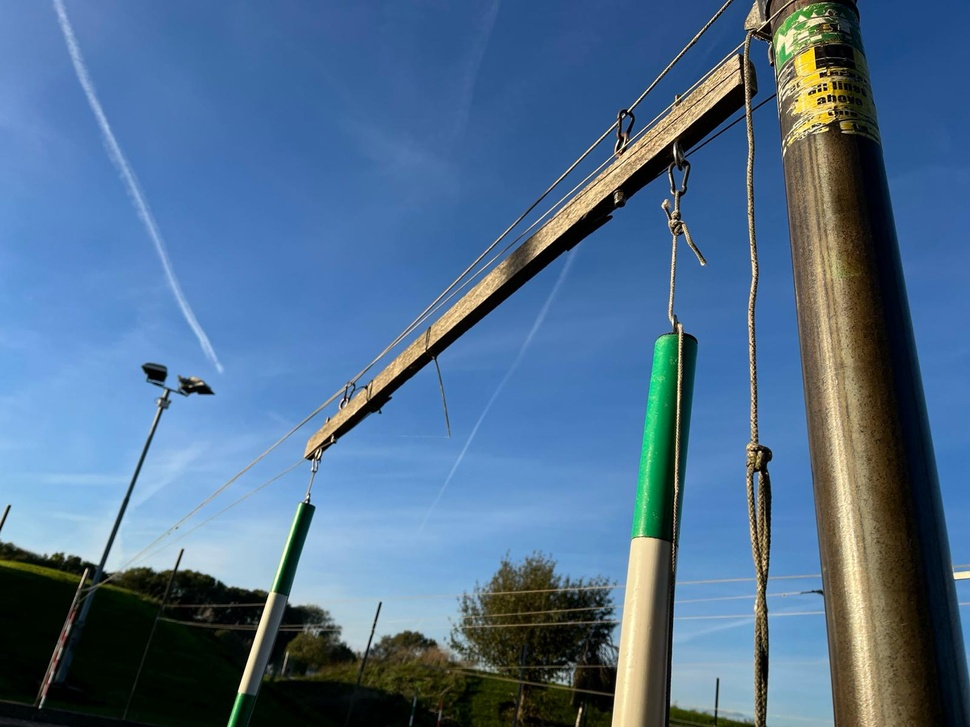
#> input picture IMG-20240223-WA0002.jpg, 970 x 727 px, shrunk from 1600 x 1200 before the run, given in place of the camera
$ python OpenCV_Detect_Colours.py
#> lines starting #> are read from the running program, lines starting #| are printed output that depends on the picture; after the words box and inside, x2 and y2 are one past the last pixel; in counts of white or black regions, pixels touching at a corner belong together
import cv2
import numpy as np

camera = cv2.VideoCapture(0) #Open Pi Camera
direction = ""

prev_centroid = None
prev_cX = None

while(1):
    ret, frame = camera.read() #Read Pi Camera
#> frame is the input picture: shape (727, 970, 3); mean B, G, R 141.8, 110.4, 79.5

    hsv = cv2.cvtColor(frame, cv2.COLOR_BGR2HSV) #Convert to HSV colour range
#> hsv: shape (727, 970, 3); mean H, S, V 87.6, 143.6, 150.1

    # Define Green
    lower_green_boundary = np.array([25, 52, 45]) #HSV Values for Green (Lower End)
    upper_green_boundary = np.array([102, 255, 255]) #HSV Values for Green (Upper End)
    green_mask = cv2.inRange(hsv, lower_green_boundary, upper_green_boundary) #Mask Green in Live View
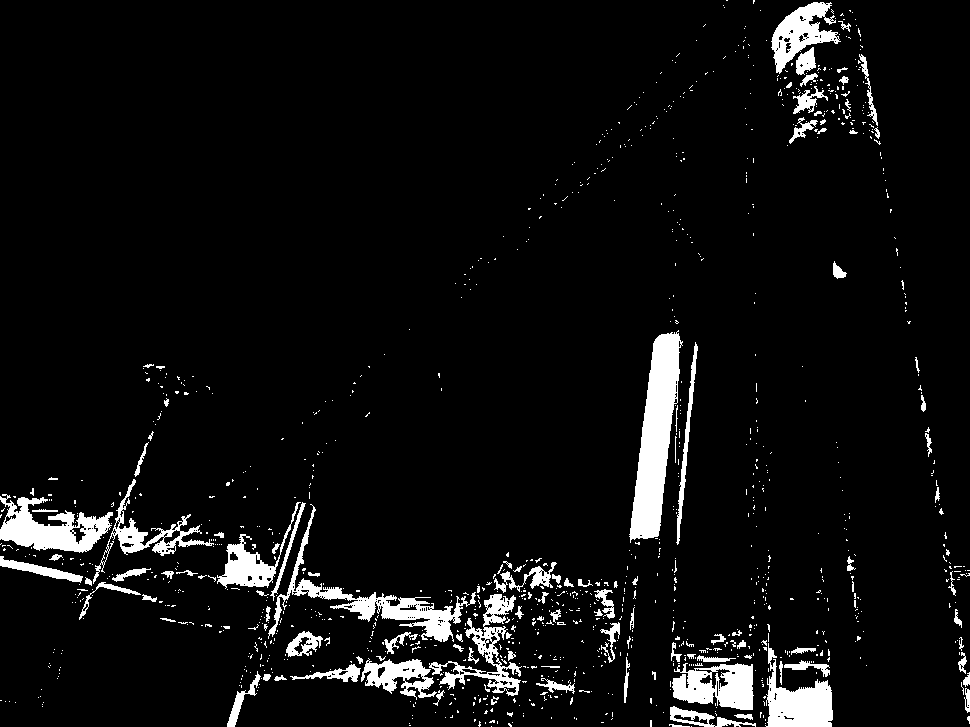
#> green_mask: shape (727, 970); 6% white; 1159 white regions (1046 under 20 px)
    green = cv2.bitwise_and(frame, frame, mask=green_mask) #combines two shades
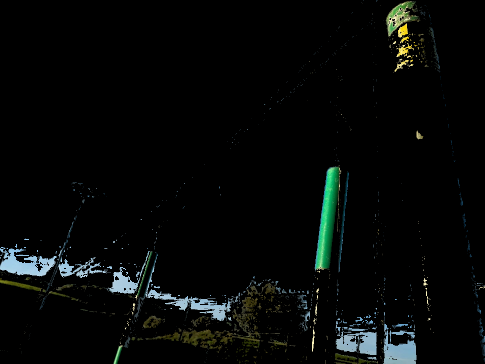
#> green: shape (727, 970, 3) (shown at 1/2 size); mean B, G, R 7.5, 8.3, 6.2
    green_contours, _ = cv2.findContours(green_mask, cv2.RETR_EXTERNAL, cv2.CHAIN_APPROX_SIMPLE)
#> green_contours = 1158 contours, 1082 with area under 20; largest, box (x1, y1, x2, y2) and area: (629, 330, 683, 543) 5643, (0, 494, 113, 553) 3244, (268, 504, 476, 642) 3204, (672, 663, 754, 710) 2748, (765, 643, 833, 727) 2604

    # Define Red
    lower_red_boundary = np.array([161, 155, 84]) #HSV Values for Red (Lower End)
    upper_red_boundary = np.array([179, 255, 255]) #HSV Values for Red (Upper End)
    red_mask = cv2.inRange(hsv, lower_red_boundary, upper_red_boundary) #Mask Red in Live View
#> red_mask: shape (727, 970); every value is 0
    red = cv2.bitwise_and(frame, frame, mask=red_mask) #combines two shades
#> red: shape (727, 970, 3); every value is 0
    red_contours, _ = cv2.findContours(red_mask, cv2.RETR_EXTERNAL, cv2.CHAIN_APPROX_SIMPLE)
#> red_contours = []

    # Define White
    lower_white_boundary = np.array([0, 0, 200])
    upper_white_boundary = np.array([179, 30, 255])
    white_mask = cv2.inRange(hsv, lower_white_boundary, upper_white_boundary) #Mask Green in Live View
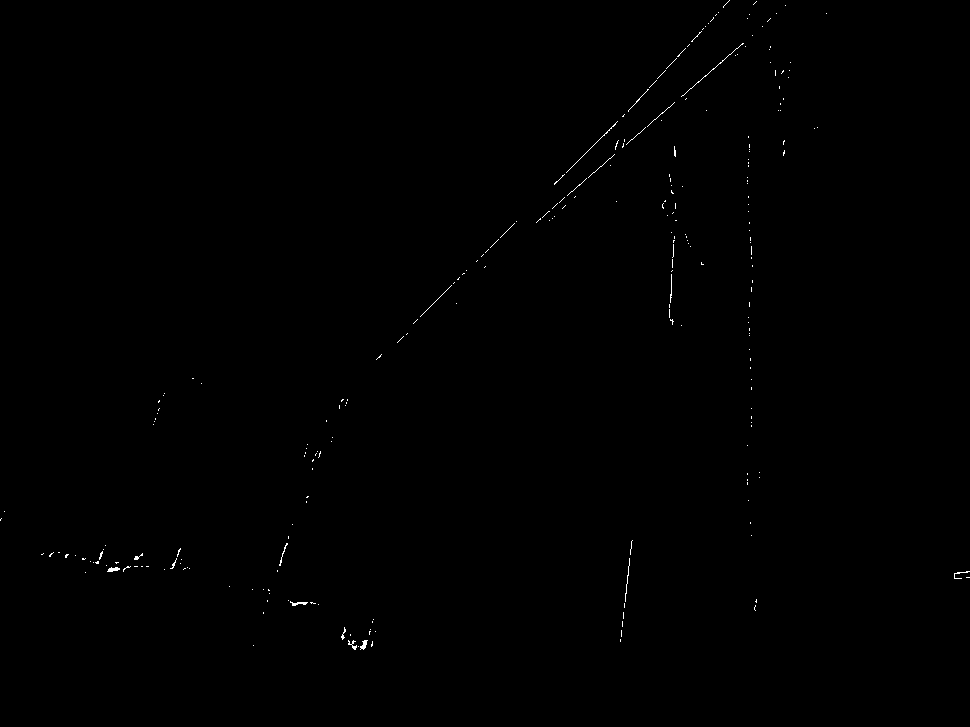
#> white_mask: shape (727, 970); 0.21% white in thin lines or dots, all inside (x1, y1, x2, y2) = (0, 0, 970, 650)
    white_contours, _ = cv2.findContours(white_mask, cv2.RETR_EXTERNAL, cv2.CHAIN_APPROX_SIMPLE)
#> white_contours = 258 contours, 255 with area under 20; largest, box (x1, y1, x2, y2) and area: (360, 640, 368, 650) 29, (107, 567, 120, 572) 29, (290, 601, 308, 606) 24

    if red_contours:
        x, y, w, h = cv2.boundingRect(red_contours[0])

        largest_contour = max(red_contours, key=cv2.contourArea)

        M = cv2.moments(largest_contour)

        if M["m00"] != 0:
            cX = int(M["m10"] / M["m00"])
            cY = int(M["m01"] / M["m00"])
        else:
            cX, cY = 0, 0


        kayaker_position = (x + w // 2, y + h // 2)
        cv2.circle(frame, (cX, cY), 5, (0, 0, 255), -1)


        if prev_centroid is not None:
            prev_cX, _ = prev_centroid
            if cX > prev_cX:
                direction = "Left"
            elif cX < prev_cX:
                direction = "Right"
            else:
                direction = "No Motion"

        #print("Motion Direction:", direction)
        cv2.putText(frame, direction, (50, 50), cv2.FONT_ITALIC, 2, (0,0,255), 2)

        prev_centroid = (cX, cY)


    #Create Windows to show different feeds
    cv2.imshow('Live Feed', frame)
    cv2.imshow('White Masking', white_mask)
    cv2.imshow('Green Masking', green)
    cv2.imshow('Red Masking', red)

    if cv2.waitKey(1) & 0xFF == ord('q'):
#> (key q is pressed here)
        break


# Close all windows
camera.release()
cv2.destroyAllWindows()

$ run again, on IMG-20240223-WA0003.jpg
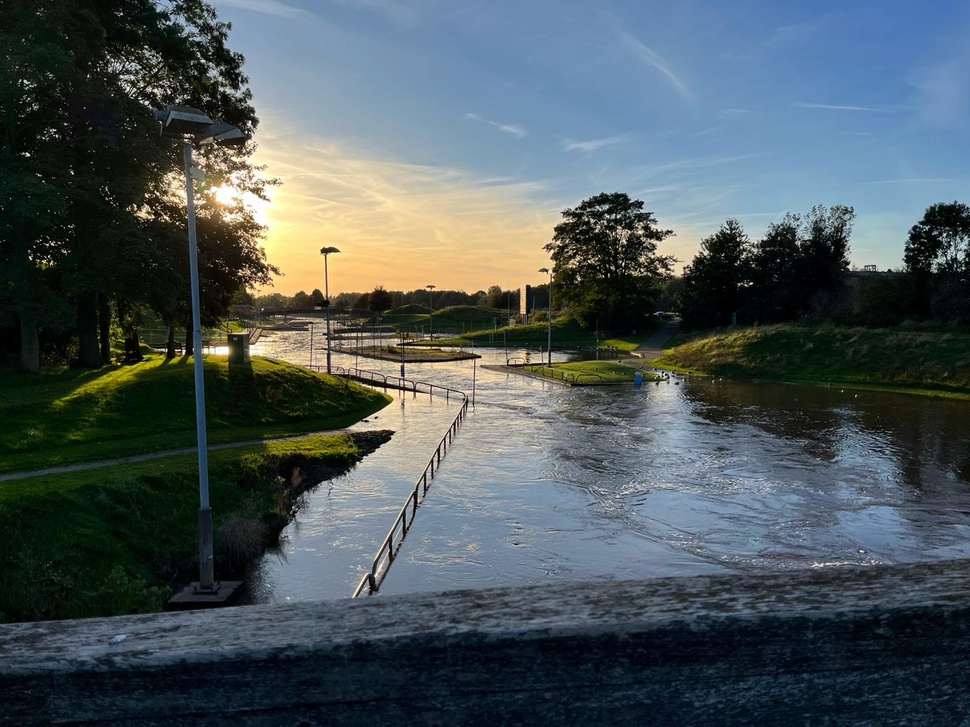
#> input picture IMG-20240223-WA0003.jpg, 970 x 727 px, shrunk from 1600 x 1200 before the run, given in place of the camera
#> frame is the input picture: shape (727, 970, 3); mean B, G, R 89.9, 86.8, 75.6
#> hsv: shape (727, 970, 3); mean H, S, V 79, 114, 100.5
#> `green_mask = cv2.inRange(hsv, lower_green_boundary, upper_green_bounda..`:
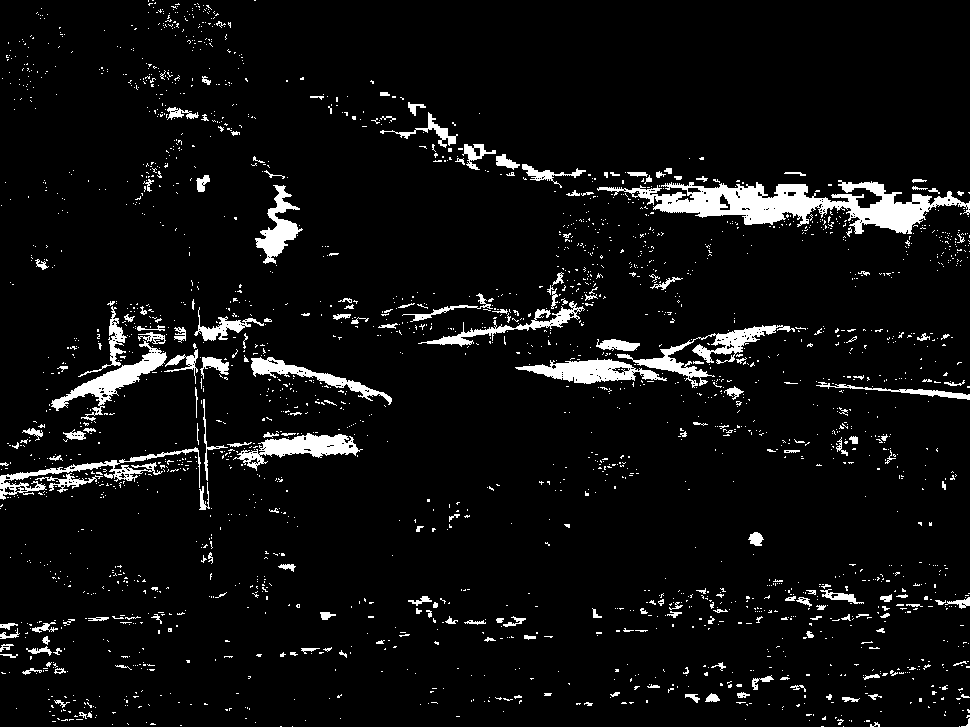
#> green_mask: shape (727, 970); 5.9% white; 2368 white regions (2165 under 20 px)
#> green_contours = 2366 contours, 2271 with area under 20; largest, box (x1, y1, x2, y2) and area: (597, 180, 970, 234) 7371, (515, 358, 667, 384) 1841, (617, 325, 795, 388) 1834, (51, 340, 167, 421) 1814, (233, 433, 363, 471) 1778
#> red_mask: shape (727, 970); every value is 0
#> red: shape (727, 970, 3); every value is 0
#> red_contours = []
#> `white_mask = cv2.inRange(hsv, lower_white_boundary, upper_white_bounda..`:
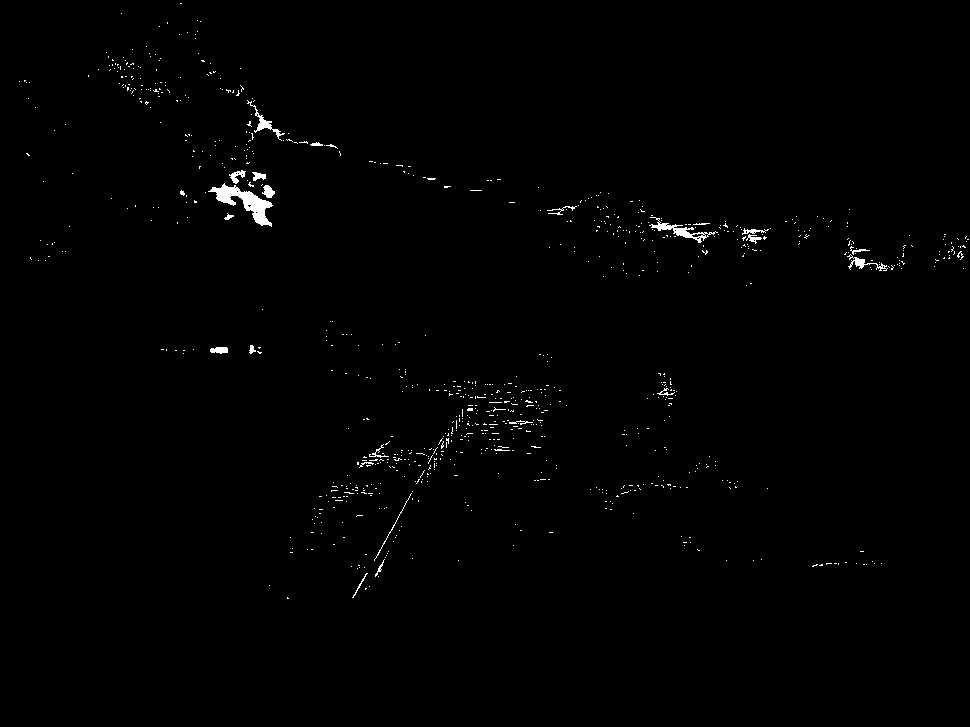
#> white_mask: shape (727, 970); 0.7% white; 883 white regions (858 under 20 px)
#> white_contours = 883 contours, 868 with area under 20; largest, box (x1, y1, x2, y2) and area: (208, 183, 273, 227) 864, (649, 217, 718, 243) 316, (247, 100, 285, 141) 156, (847, 254, 888, 271) 110, (262, 185, 275, 198) 87

$ run again, on IMG-20240223-WA0004.jpg
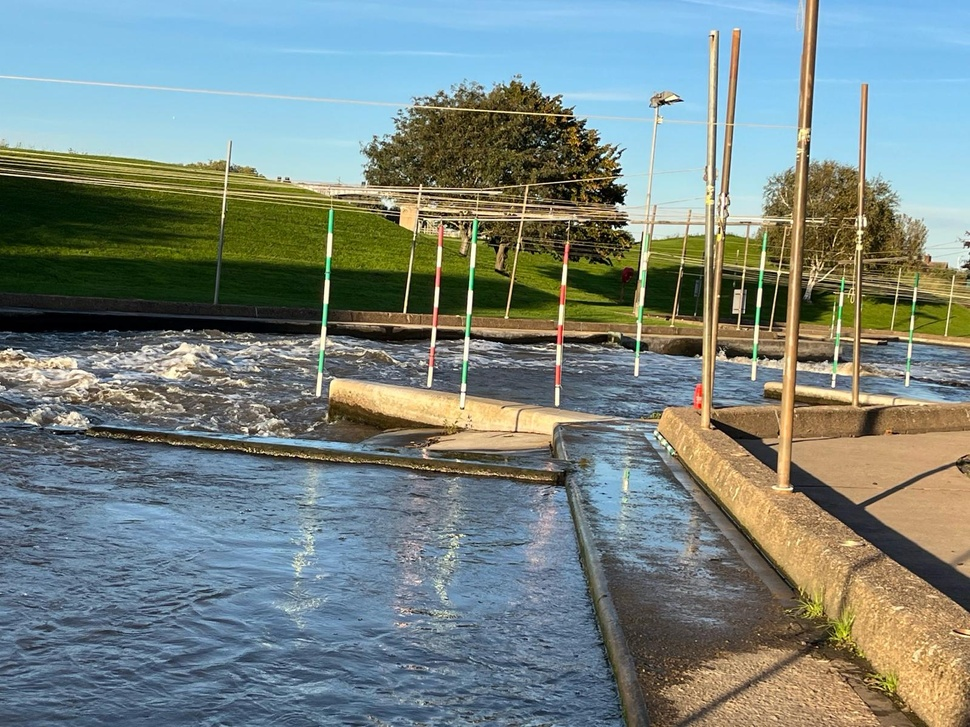
#> input picture IMG-20240223-WA0004.jpg, 970 x 727 px, shrunk from 1600 x 1200 before the run, given in place of the camera
#> frame is the input picture: shape (727, 970, 3); mean B, G, R 128.4, 132.8, 119.8
#> hsv: shape (727, 970, 3); mean H, S, V 68.1, 99.3, 152.1
#> `green_mask = cv2.inRange(hsv, lower_green_boundary, upper_green_bounda..`:
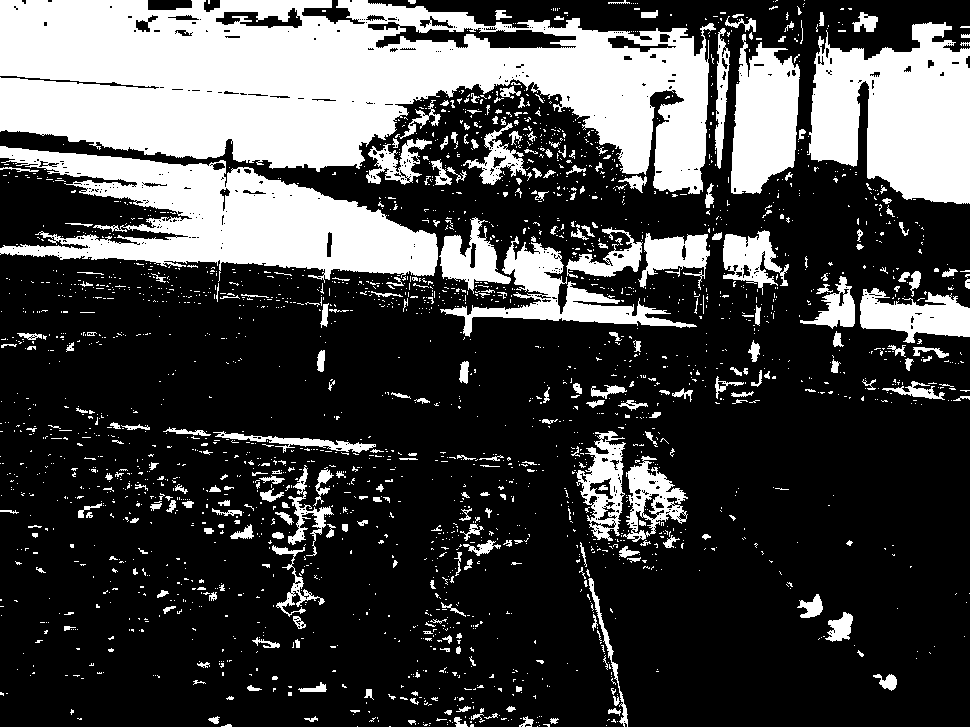
#> green_mask: shape (727, 970); 27.7% white; 2468 white regions (2162 under 20 px)
#> green_contours = 2462 contours, 2301 with area under 20; largest, box (x1, y1, x2, y2) and area: (0, 0, 716, 194) 87258, (0, 146, 438, 283) 27864, (807, 22, 970, 204) 20556, (731, 34, 800, 194) 7715, (440, 236, 697, 337) 5529
#> red_mask: shape (727, 970); 0% white in thin lines or dots, all inside (x1, y1, x2, y2) = (433, 361, 697, 391)
#> red_contours = 3 contours, all with area under 20
#> `white_mask = cv2.inRange(hsv, lower_white_boundary, upper_white_bounda..`:
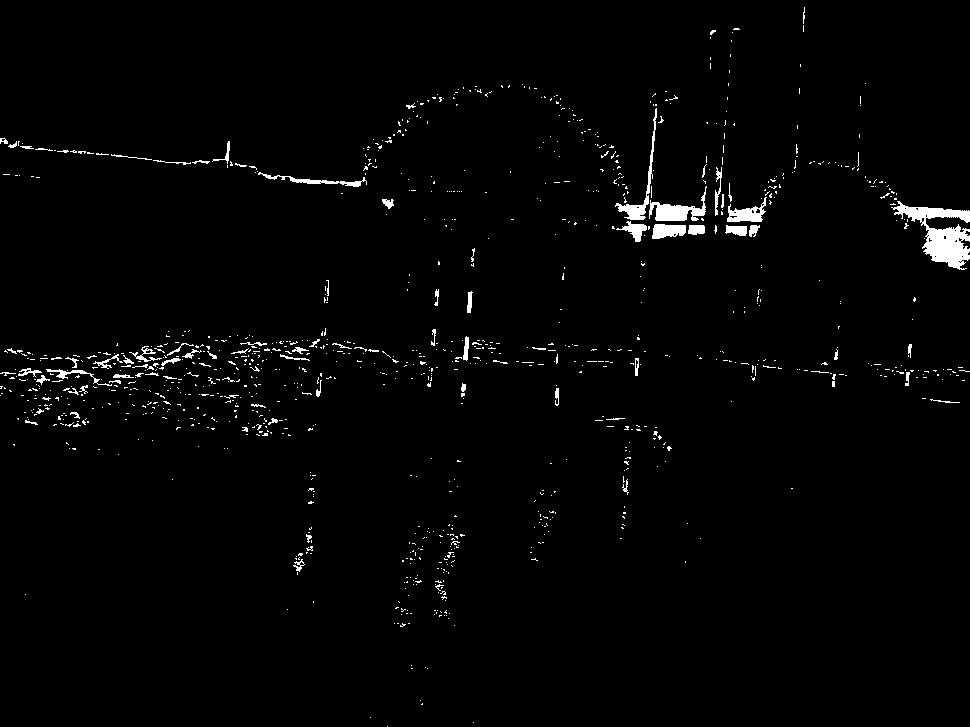
#> white_mask: shape (727, 970); 1.8% white; 1073 white regions (991 under 20 px)
#> white_contours = 1073 contours, 1038 with area under 20; largest, box (x1, y1, x2, y2) and area: (891, 201, 970, 270) 2029, (649, 186, 707, 221) 648, (615, 108, 657, 220) 445, (727, 197, 767, 222) 430, (652, 224, 686, 239) 356
#> x = 696; y = 390; w = 1
#> largest_contour = [[696, 390]]
#> M = moments, m00 0
#> kayaker_position = (696, 390)
#> frame: shape (727, 970, 3); under 0.01% of pixels changed, all inside (x1, y1, x2, y2) = (0, 0, 6, 6)
